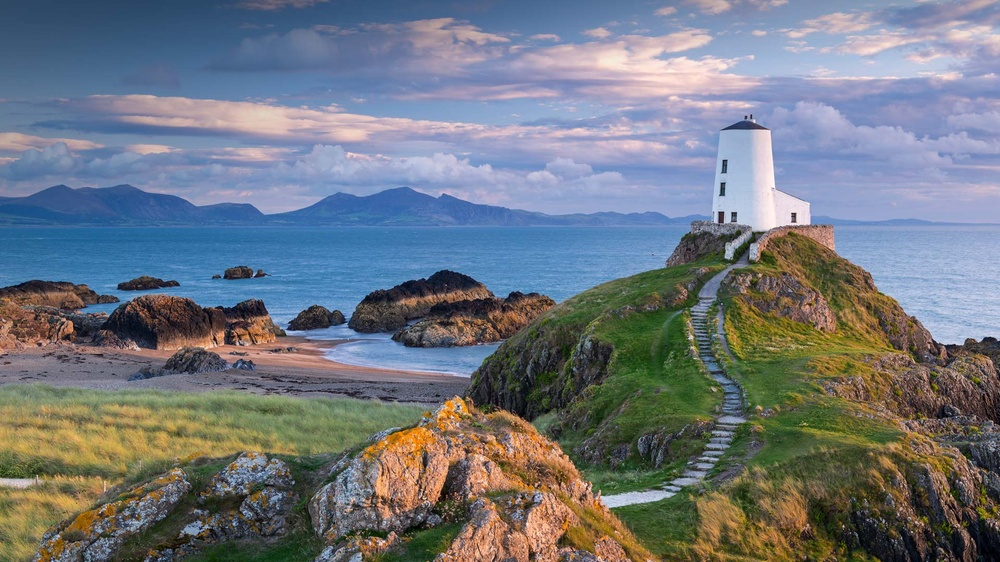
#> input picture ImageProcessing/Crop_Overlap/original.jpg, 1000 x 562 px, shrunk from 1920 x 1080 before the run
$ python Crop_Overlap.py
#> lines starting #> are read from the running program, lines starting #| are printed output that depends on the picture
import cv2
import os


def save_img(crop_img, cnt, file, r_path):
    save_path = r_path + "crop_" + str(cnt) + "_" + os.path.basename(file)
    cv2.imwrite(save_path, crop_img)

def make_Folder(result_path):
    print()
    print("================ make folder ================")

    try:
        if not os.path.exists(result_path):
            os.makedirs((result_path), exist_ok=True)
    except OSError:
        print('Error: Creating directory. ' + result_path)

def Crop_Overlap( file, crop_w, crop_h, overlap, r_path ):
    # parameter
    # file      : image file path
    # crop_w    : width crop size
    # crop_h    : height crop size
    # overlap   : crop overlap size

    # crop_w, crop_h 를 기준으로 이미지를 crop 한다. 이때, 이미지를 overlap 크기만큼 겹치면서 계속해서 crop 한다.
    # 좌상단 부터 crop 을 시작하고, 각 행 또는 열 마다 마지막 이미지의 경우 이미지의 크기가 매우 작아질수 있기 때문에,
    # 마지막 행, 열의 crop 된 이미지는 이미지의 끝점을 기준으로 crop_w, crop_h 만큼 crop 한다.

#> called with file = 'original.jpg', crop_w = 300, crop_h = 200, overlap = 50, r_path = './result/'
    img = cv2.imread(file)
#> img is the input picture: shape (562, 1000, 3); mean B, G, R 127.5, 119.4, 112.7

    w = img.shape[1]
#> w = 1000
    h = img.shape[0]
#> h = 562

    w_cnt = (w - crop_w) / (crop_w - overlap ) + 1
#> w_cnt = 3.8
    h_cnt = (h - crop_h) / (crop_h - overlap ) + 1
#> h_cnt = 3.41

    crop_cnt = 0
    for y_idx in range( int(h_cnt)):
        for x_idx in range( int(w_cnt)):

            start_x = x_idx * (crop_w - overlap)
            start_y = y_idx * (crop_h - overlap)

            cropped_img = img [ start_y: start_y + crop_h, start_x : start_x + crop_w ]

            crop_cnt += 1
            save_img(cropped_img, crop_cnt, file, r_path)

        if int(w_cnt) < w_cnt:      # 이미지 우측 마지막 이미지
            start_y = y_idx * (crop_h - overlap)
            cropped_img = img [ start_y: start_y + crop_h,  w - crop_w: w]
            crop_cnt += 1
            save_img(cropped_img, crop_cnt, file, r_path)
#> this loop made 3 passes
#> pass 1, in save_img, `cv2.imwrite(save_path, crop_img)`:
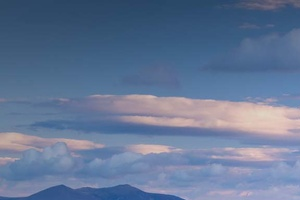
#> saved as crop_1_original.jpg: shape (200, 300, 3); mean B, G, R 150.2, 118.7, 99.5
#> pass 1, in save_img (call 2), `cv2.imwrite(save_path, crop_img)`:
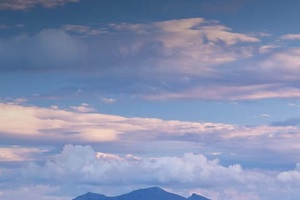
#> saved as crop_2_original.jpg: shape (200, 300, 3); mean B, G, R 177.5, 143.6, 131.8
#> pass 1, in save_img (call 3), `cv2.imwrite(save_path, crop_img)`:
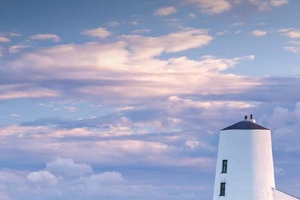
#> saved as crop_3_original.jpg: shape (200, 300, 3); mean B, G, R 195.9, 165.5, 159.5
#> after the loop:
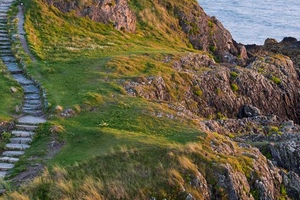
#> cropped_img: shape (200, 300, 3); mean B, G, R 70.5, 96.9, 101.8
#> after the loop, crop_cnt = 12

    if int(h_cnt) < h_cnt:      # 이미지 하단 마지막 줄
        for x_idx in range(int(w_cnt)):
            start_x = x_idx * (crop_w - overlap)
            cropped_img = img[ h - crop_h: h , start_x: start_x + crop_w]
            crop_cnt += 1
            save_img(cropped_img, crop_cnt, file, r_path)
#> this loop made 3 passes
#> pass 1, in Crop_Overlap, `cropped_img = img[ h - crop_h: h , start_x: start_x + crop_w]`:
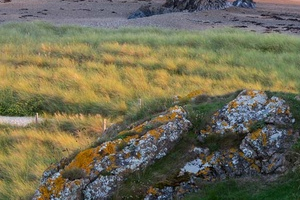
#> cropped_img: shape (200, 300, 3); mean B, G, R 84.2, 108.9, 112.7
#> pass 3, in Crop_Overlap, `cropped_img = img[ h - crop_h: h , start_x: start_x + crop_w]`:
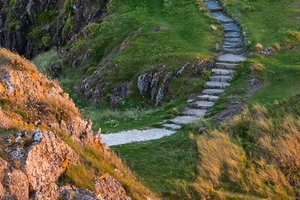
#> cropped_img: shape (200, 300, 3); mean B, G, R 62, 92.2, 96.3
#> after the loop, crop_cnt = 15

        cropped_img = img[h - crop_h: h, w - crop_w: w]
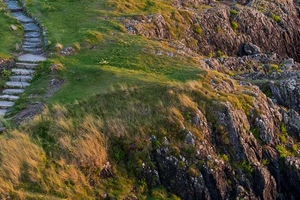
#> cropped_img: shape (200, 300, 3); mean B, G, R 55.7, 81.4, 88
        crop_cnt += 1
#> crop_cnt = 16
        save_img(cropped_img, crop_cnt, file, r_path)


def main():
    result_path = './result/'

    file = 'original.jpg'

    make_Folder(result_path)

    Crop_Overlap(file, crop_w= 300, crop_h= 200 , overlap= 50, r_path= result_path)

if __name__ == "__main__":
	main()

$ run again, with ImageProcessing/Crop_Overlap/crop_overlap_설명.PNG saved as ImageProcessing/Crop_Overlap/original.jpg
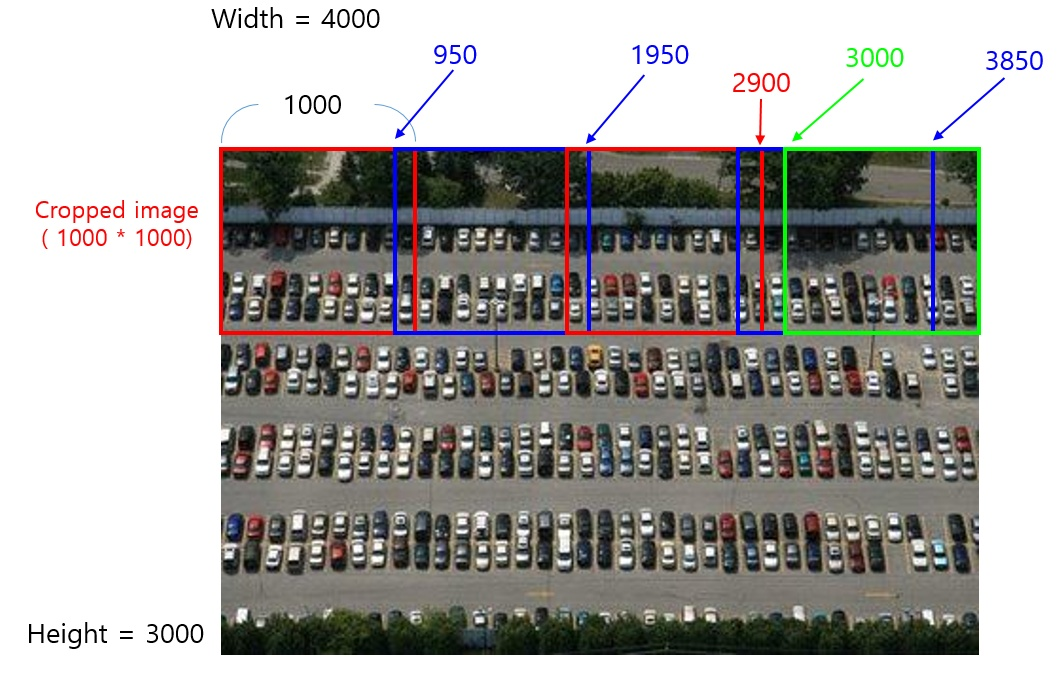
#> input picture ImageProcessing/Crop_Overlap/crop_overlap_설명.PNG, 1062 x 681 px
#> in Crop_Overlap, img is the input picture: shape (681, 1062, 3); mean B, G, R 164.4, 167.3, 168.7
#> after the loop in Crop_Overlap, `for y_idx in range( int(h_cnt)):`:
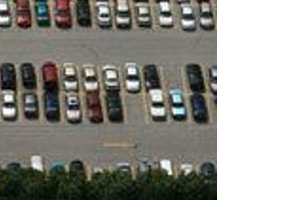
#> cropped_img: shape (200, 300, 3); mean B, G, R 137.6, 143.9, 144.9
#> after the loop in Crop_Overlap, `for y_idx in range( int(h_cnt)):`: crop_cnt = 20
#> after the loop in Crop_Overlap, `for x_idx in range(int(w_cnt)):`: crop_cnt = 24
#> in Crop_Overlap, `cropped_img = img[h - crop_h: h, w - crop_w: w]`:
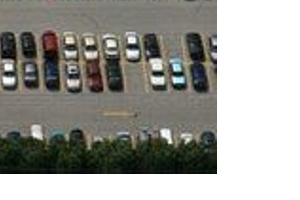
#> cropped_img: shape (200, 300, 3); mean B, G, R 150.8, 156.4, 156.7
#> in Crop_Overlap, `crop_cnt += 1`: crop_cnt = 25
